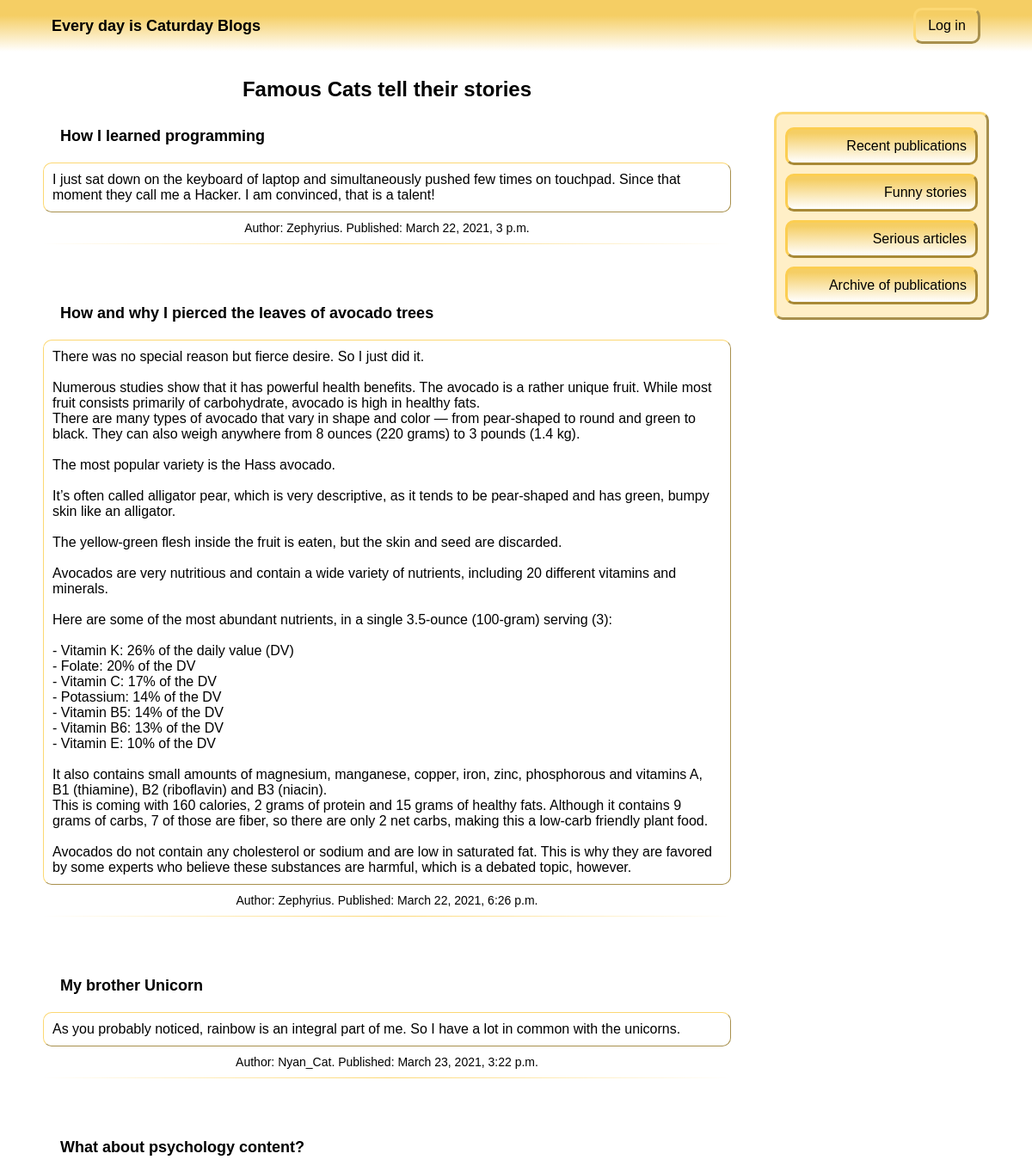
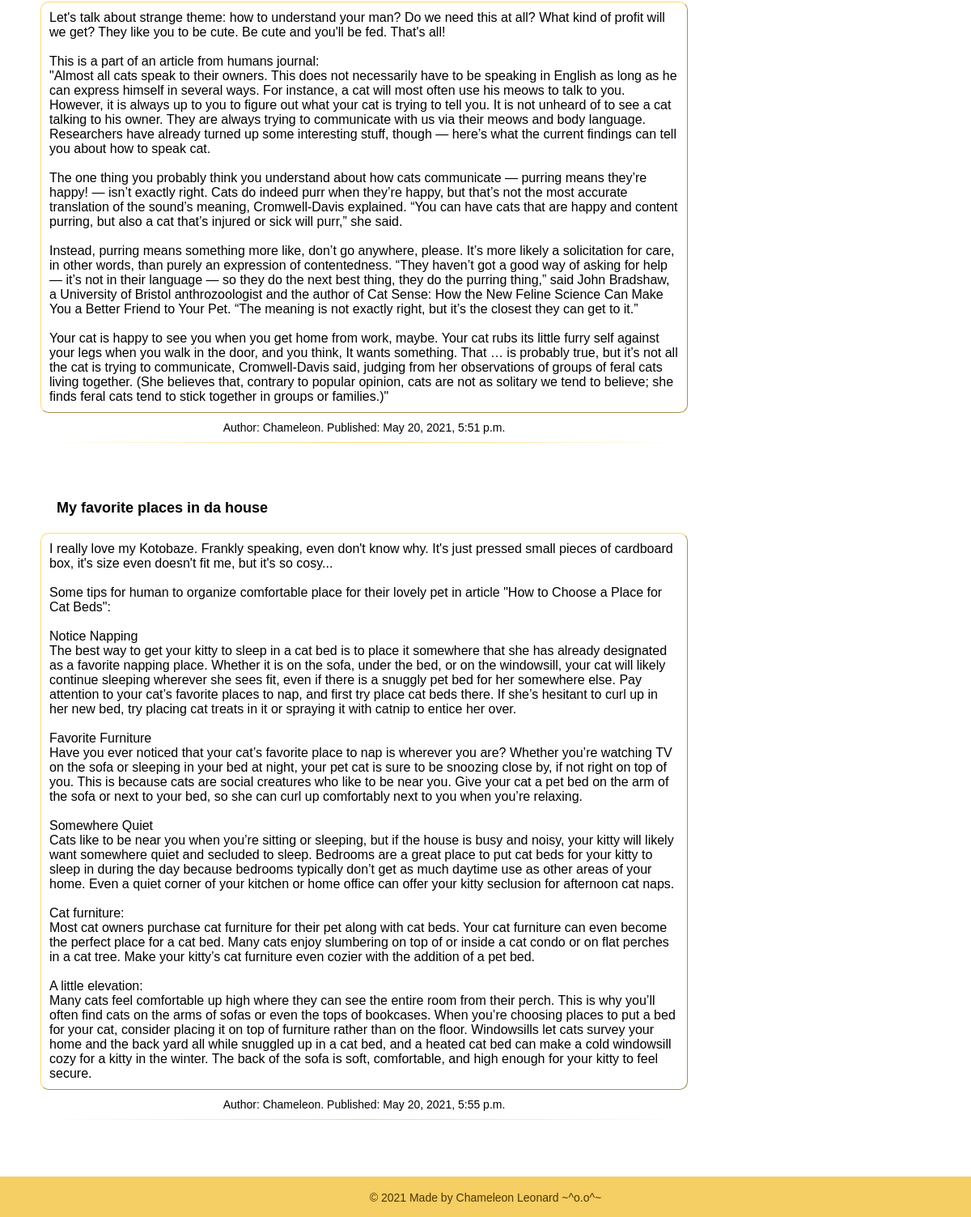
The app's page /blogs/ with its own data (2 pictures, top to bottom).
### catblogs/models.py (models this page shows, shortened)
class CatPost(models.Model):
    catauthor = models.ForeignKey(settings.AUTH_USER_MODEL, on_delete=models.CASCADE)
    catitle = models.CharField(max_length=200)
    catext = models.TextField()
    creation_date = models.DateTimeField(default=timezone.now)
    publication_date = models.DateTimeField(blank=True, null=True)

### catblogs/views.py (the view)
# urls.py: path('', views.catpost_list, name='catpost_list'),
def catpost_list(request):
    catposts = CatPost.objects.filter(publication_date__lte=timezone.now()).order_by('publication_date')
    return render(request, 'catblogs/catpost_list.html', {'catposts': catposts})

### catblogs/templates/catblogs/catpost_list.html
{% extends 'catblogs/base.html' %}
{% block content %}
    <h1>Famous Cats tell their stories</h1>
    {% for catpost in catposts %}
        <div class="post">
            <h2><a href="{% url 'catblogs:catpost_detail' pk=catpost.pk %}">{{ catpost.catitle }}</a></h2>
            <p class="post-text">{{ catpost.catext|linebreaksbr }}</p>
            <p class="auth-date">Author: {{ catpost.catauthor }}. Published: {{ catpost.publication_date }} </p>
            <hr>
        </div>
    {% endfor %}
{% endblock %}

### catblogs/static/catblogs/css/style.css (style rules this page uses)
* { margin: 0; padding: 0; }
html, body { height: 100vh; }
body { font-family: Arial, sans-serif; font-weight: normal; }
.main h1 { padding: 10px; font-size: 24px; text-align: center; }
.post h2 { font-size: 18px; padding: 20px; }
.post h2 a { text-decoration: none; color: #000; }
.post-text { font-size: 16px; padding: 10px; border: 1px solid #fcd874; border-style: outset; border-radius: 10px; }
.auth-date { font-size: 14px; text-align: center; padding: 10px; }
hr { border: 0; height: 1px; background: #333; background-image: linear-gradient(to right, #fff, #fcd874, #fff); margin-bottom: 50px; }

### records on screen
CatPost: catitle "How I learned programming", catext "I just sat down on the keyboard of laptop and simultaneously pushed few times on touchpad. Since that moment they call me a Hacker. I am convinced, that is a talent!", catauthor "Zephyrius", publication_date "March 22, 2021, 3 p.m."
CatPost: catitle "How and why I pierced the leaves of avocado trees", catext "There was no special reason but fierce desire. So I just did it. Numerous studies show that it has powerful health benefits. The avocado is a rather unique fruit. While most fruit consists primarily of carbohydrate, avocado is high in healthy fats. There are many types of avocado that vary in shape and color — from pear-shaped to round and green to black. They can also weigh anywhere from 8 ounces (220 grams) to 3 pounds (1.4 kg). The most popular variety is the Hass avocado. It’s often called alligator pear, which is very descriptive, as it tends to be pear-shaped and has green, bumpy skin like an alligator. The yellow-green flesh inside the fruit is eaten, but the skin and seed are…", catauthor "Zephyrius", publication_date "March 22, 2021, 6:26 p.m."
CatPost: catitle "My brother Unicorn", catext "As you probably noticed, rainbow is an integral part of me. So I have a lot in common with the unicorns.", catauthor "Nyan_Cat", publication_date "March 23, 2021, 3:22 p.m."
CatPost: catitle "What about psychology content?", catext "Let's talk about strange theme: how to understand your man? Do we need this at all? What kind of profit will we get? They like you to be cute. Be cute and you'll be fed. That's all! This is a part of an article from humans journal: \"Almost all cats speak to their owners. This does not necessarily have to be speaking in English as long as he can express himself in several ways. For instance, a cat will most often use his meows to talk to you. However, it is always up to you to figure out what your cat is trying to tell you. It is not unheard of to see a cat talking to his owner. They are always trying to communicate with us via their meows and body language. Researchers have already turned…", catauthor "Chameleon", publication_date "May 20, 2021, 5:51 p.m."
CatPost: catitle "My favorite places in da house", catext "I really love my Kotobaze. Frankly speaking, even don't know why. It's just pressed small pieces of cardboard box, it's size even doesn't fit me, but it's so cosy... Some tips for human to organize comfortable place for their lovely pet in article \"How to Choose a Place for Cat Beds\": Notice Napping The best way to get your kitty to sleep in a cat bed is to place it somewhere that she has already designated as a favorite napping place. Whether it is on the sofa, under the bed, or on the windowsill, your cat will likely continue sleeping wherever she sees fit, even if there is a snuggly pet bed for her somewhere else. Pay attention to your cat’s favorite places to nap, and first try place…", catauthor "Chameleon", publication_date "May 20, 2021, 5:55 p.m."
